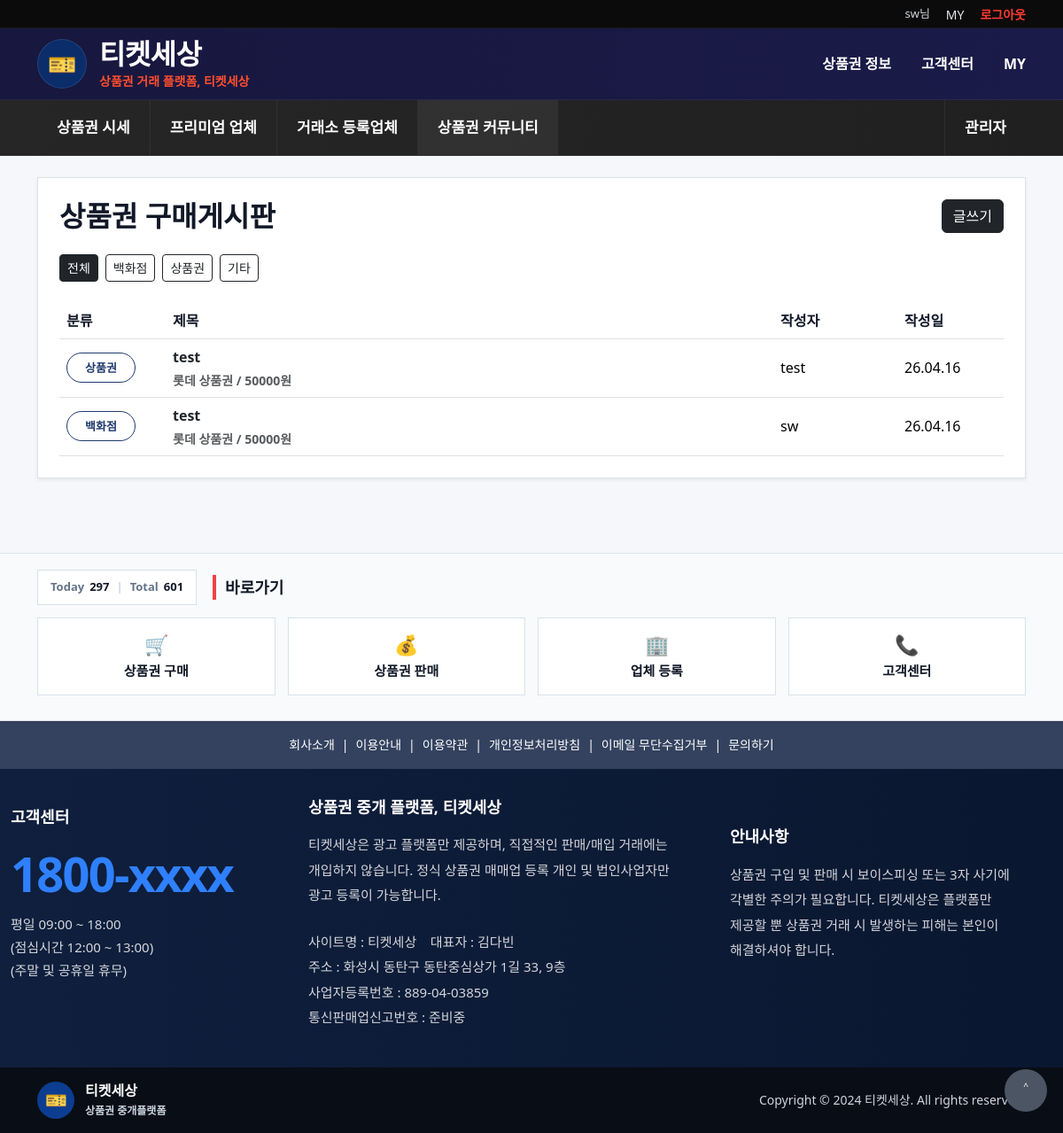
The app's page /board/buy/ (signed in) with its own data.
### leads/models.py (models this page shows, shortened)
class BoardPost(models.Model):
    class BoardType(models.TextChoices):
        BUY = "BUY", "구매게시판"
        SELL = "SELL", "판매게시판"
    class Category(models.TextChoices):
        DEPARTMENT = "department", "백화점"
        GIFT = "gift", "상품권"
        ETC = "etc", "기타"
    board_type = models.CharField(max_length=20, choices=BoardType.choices)
    category = models.CharField(
        max_length=20,
        choices=Category.choices,
        default=Category.ETC
    )
    title = models.CharField(max_length=200)
    content = models.TextField(blank=True)
    giftcard_type = models.CharField("상품권 종류", max_length=100, blank=True)
    face_value = models.IntegerField("상품권 금액", default=0)
    price = models.IntegerField("희망가격", default=0)
    available_date = models.DateField("거래 가능일", null=True, blank=True)
    image = models.ImageField(upload_to="board/", blank=True, null=True)
    author = models.ForeignKey(
        settings.AUTH_USER_MODEL,
        on_delete=models.SET_NULL,
        null=True,
        blank=True,
        related_name="board_posts"
    )
    is_active = models.BooleanField(default=True)
    created_at = models.DateTimeField(auto_now_add=True)

### leads/views.py (the view)
# urls.py: path("board/buy/", views.buy_board_page, name="buy_board_page"),
def buy_board_page(request):
    category = request.GET.get("category", "").strip()
    posts = BoardPost.objects.filter(
        board_type=BoardPost.BoardType.BUY,
        is_active=True
    )
    if category:
        posts = posts.filter(category=category)
    posts = posts.order_by("-created_at")
    return render(request, "site/board_list.html", {
        "posts": posts,
        "page_title": "상품권 구매게시판",
        "active_nav": "community",
        "board_type": "buy",
        "category": category,
        "category_choices": BoardPost.Category.choices,
    })

### leads/context_processors.py (called while the page is built)
def side_company_box(request):
    if not request.user.is_authenticated:
        return {
            "side_favorites": [],
            "side_recent_companies": [],
        }
    favorites = (
        FavoriteCompany.objects
        .filter(user=request.user)
        .select_related("company")
        .order_by("-created_at")[:5]
    )
    recent = (
        RecentView.objects
        .filter(user=request.user)
        .select_related("company")
        .order_by("-viewed_at")[:5]
    )
    return {
        "side_favorites": favorites,
        "side_recent_companies": recent,
    }

def visitor_count(request):
    today = timezone.now().date()
    today_obj = VisitorCount.objects.filter(date=today).first()
    today_count = today_obj.count if today_obj else 0
    total_count = VisitorCount.objects.aggregate(total=Sum("count"))["total"] or 0
    return{
        'today_visitors':today_count,
        'total_visitors':total_count,
    }

### templates/site/board_list.html (shortened to what this page needs)
{% extends "site/base_site.html" %}
{% block content %}
<section class="py-4">
  <div class="container">
    <div class="bg-white border rounded-4 p-4 shadow-sm">
      <div class="d-flex justify-content-between align-items-center mb-4 flex-wrap gap-2">
        <h2 class="fw-bold mb-0">{{ page_title }}</h2>
        {% if request.user.is_authenticated %}
          {% if board_type == "buy" %}
            <a href="{% url 'board_write' 'buy' %}" class="btn btn-dark">글쓰기</a>
          {% elif board_type == "sell" %}
            <a href="{% url 'board_write' 'sell' %}" class="btn btn-dark">글쓰기</a>
          {% endif %}
        {% else %}
          <a href="{% url 'user_login' %}" class="btn btn-outline-dark">로그인 후 글쓰기</a>
        {% endif %}
      </div>
      <div class="mb-4 d-flex gap-2 flex-wrap">
        {% if board_type == "buy" %}
          <a href="{% url 'buy_board_page' %}" class="btn btn-sm {% if not category %}btn-dark{% else %}btn-outline-dark{% endif %}">전체</a>
          {% for value, label in category_choices %}
            <a href="{% url 'buy_board_page' %}?category={{ value }}"
               class="btn btn-sm {% if category == value %}btn-dark{% else %}btn-outline-dark{% endif %}">
              {{ label }}
            </a>
          {% endfor %}
        {% endif %}
      </div>
      {% if posts %}
      <div class="table-responsive">
        <table class="table align-middle board-table mb-0">
          <thead>
            <tr>
              <th style="width:120px;">분류</th>
              <th>제목</th>
              <th style="width:140px;">작성자</th>
              <th style="width:120px;">작성일</th>
            </tr>
          </thead>
          <tbody>
            {% for post in posts %}
            <tr>
              <td>
                <span class="board-category-pill">
                  {{ post.get_category_display }}
                </span>
              </td>
              <td class="fw-semibold">
                <a href="{% url 'board_detail' board_type post.id %}" class="text-decoration-none text-dark">
                  {{ post.title }}
                </a>
                {% if board_type == "buy" or board_type == "sell" %}
                <div class="small text-muted mt-1">
                  {{ post.giftcard_type|default:"상품권 종류 미입력" }}
                  {% if post.price %}
                    / {{ post.price }}원
                  {% endif %}
                </div>
                {% endif %}
              </td>
              <td>{{ post.author.username|default:"익명" }}</td>
              <td>{{ post.created_at|date:"y.m.d" }}</td>
            </tr>
            {% endfor %}
          </tbody>
        </table>
      </div>
      {% else %}
      <div class="text-muted">등록된 게시글이 없습니다.</div>
      {% endif %}
    </div>
  </div>
</section>
{% endblock %}

### templates/site/base_site.html (shortened to what this page needs)
{% load static %}
<!doctype html>
<html lang="ko">
<head>
  <link href="https://cdn.jsdelivr.net/npm/bootstrap@5.3.3/dist/css/bootstrap.min.css" rel="stylesheet">
  <link href="{% static 'css/site.css' %}" rel="stylesheet">
</head>
<body>
<div class="top-util-bar">
  <div class="container d-flex justify-content-end align-items-center">
    {% if request.user.is_authenticated %}
      <span class="top-util-text">{{ request.user.username }}님</span>
      <a href="{% url 'mypage' %}" class="top-util-link">MY</a>
      <a href="{% url 'user_logout' %}" class="top-util-link accent">로그아웃</a>
    {% else %}
      <span class="top-util-text">로그인이 필요합니다.</span>
      <a href="{% url 'user_login' %}" class="top-util-link accent">로그인</a>
      <a href="{% url 'signup' %}" class="top-util-link">회원가입</a>
    {% endif %}
  </div>
</div>
<header class="brand-header">
  <div class="container brand-header-inner">
    <a href="{% url 'site_index' %}" class="brand-logo-wrap">
      <div class="brand-logo-circle">🎫</div>
      <div class="brand-logo-text">
        <div class="brand-name">티켓세상</div>
        <div class="brand-sub">상품권 거래 플랫폼, 티켓세상</div>
      </div>
    </a>
    <nav class="brand-top-links">
      <a href="{% url 'prices_page' %}">상품권 정보</a>
      <a href="{% url 'customer_page' %}">고객센터</a>
      {% if request.user.is_authenticated %}
        <a href="{% url 'mypage' %}">MY</a>
      {% else %}
        <a href="{% url 'user_login' %}">MY</a>
      {% endif %}
    </nav>
  </div>
</header>
<nav class="main-category-bar" id="mobileMainMenu">
  <div class="container">
    <ul class="main-category-list">
      <li>
        <a class="{% if active_nav == 'prices' %}active{% endif %}" href="{% url 'prices_page' %}">
          상품권 시세
        </a>
      </li>
      <li>
        <a class="{% if active_nav == 'shopping' %}active{% endif %}" href="{% url 'shopping_page' %}">
          프리미엄 업체
        </a>
      </li>
      <li>
        <a class="{% if active_nav == 'companies' %}active{% endif %}" href="{% url 'companies_page' %}">
          거래소 등록업체
        </a>
      </li>
      <li class="main-category-item has-submenu">
        <a class="{% if active_nav == 'community' %}active{% endif %}" href="{% url 'community_page' %}">
          상품권 커뮤니티
        </a>
      </li>
      {% if request.user.is_authenticated and request.user.is_staff %}
      <li class="ms-auto">
        <a href="{% url 'adm_dashboard' %}">관리자</a>
      </li>
      {% endif %}
    </ul>
  </div>
</nav>
{% block content %}{% endblock %}
<footer class="ts-footer">
  <div class="ts-shortcut-section">
    <div class="container">
      <div class="ts-shortcut-header">
        <div class="visitor-counter-box">
          <span class="visitor-label">Today</span>
          <span class="visitor-value">{{ today_visitors }}</span>
          <span class="visitor-divider">|</span>
          <span class="visitor-label">Total</span>
          <span class="visitor-value">{{ total_visitors }}</span>
        </div>
        <div class="ts-shortcut-title">
          <span class="bar"></span>
          <h3>바로가기</h3>
        </div>
      </div>
      <div class="shortcut-grid">
        <a href="{% url 'buy_board_page' %}" class="shortcut-item">
          <span class="icon">🛒</span>
          <span class="label">상품권 구매</span>
        </a>
        <a href="{% url 'sell_board_page' %}" class="shortcut-item">
          <span class="icon">💰</span>
          <span class="label">상품권 판매</span>
        </a>
        <a href="{% url 'companies_page' %}" class="shortcut-item">
          <span class="icon">🏢</span>
          <span class="label">업체 등록</span>
        </a>
        <a href="{% url 'customer_page' %}" class="shortcut-item">
          <span class="icon">📞</span>
          <span class="label">고객센터</span>
        </a>
      </div>
    </div>
  </div>
  <div class="ts-footer-links">
    <div class="container">
      <a href="#">회사소개</a>
      <span>|</span>
      <a href="#">이용안내</a>
      <span>|</span>
      <a href="#">이용약관</a>
      <span>|</span>
      <a href="#">개인정보처리방침</a>
      <span>|</span>
      <a href="#">이메일 무단수집거부</a>
      <span>|</span>
      <a href="#">문의하기</a>
    </div>
  </div>
  <div class="ts-footer-main">
    <div class="container ts-footer-main-inner">
      <div class="ts-footer-col customer">
        <h3>고객센터</h3>
        <div class="phone">1800-xxxx</div>
        <p>
          평일 09:00 ~ 18:00<br>
          (점심시간 12:00 ~ 13:00)<br>
          (주말 및 공휴일 휴무)
        </p>
      </div>
      <div class="ts-footer-col company">
        <h3>상품권 중개 플랫폼, 티켓세상</h3>
        <p>
          티켓세상은 광고 플랫폼만 제공하며, 직접적인 판매/매입 거래에는 개입하지 않습니다.
          정식 상품권 매매업 등록 개인 및 법인사업자만 광고 등록이 가능합니다.
        </p>
        <p class="meta">
          사이트명 : 티켓세상 &nbsp;&nbsp; 대표자 : 김다빈<br>
          주소 : 화성시 동탄구 동탄중심상가 1길 33, 9층<br>
          사업자등록번호 : 889-04-03859<br>
          통신판매업신고번호 : 준비중
        </p>
      </div>
      <div class="ts-footer-col notice">
        <h3>안내사항</h3>
        <p>
          상품권 구입 및 판매 시 보이스피싱 또는 3자 사기에 각별한 주의가 필요합니다.
          티켓세상은 플랫폼만 제공할 뿐 상품권 거래 시 발생하는 피해는 본인이 해결하셔야 합니다.
        </p>
      </div>
    </div>
  </div>
  <div class="ts-footer-bottom">
    <div class="container ts-footer-bottom-inner">
      <a href="{% url 'site_index' %}" class="ts-footer-brand">
        <div class="ts-footer-brand-icon">🎫</div>
        <div class="ts-footer-brand-text">
          <strong>티켓세상</strong>
          <span>상품권 중개플랫폼</span>
        </div>
      </a>
      <div class="ts-footer-copy">
        Copyright © 2024 티켓세상. All rights reserved.
      </div>
    </div>
  </div>
  <div class="ts-floating-wrap">
    <button type="button" class="ts-floating-top" onclick="window.scrollTo({top:0, behavior:'smooth'});">
      ˄
    </button>
  </div>
</footer>
</body>
</html>

### records on screen
BoardPost: category "상품권", title "test", giftcard_type "롯데 상품권", price "50000", author.username "test", created_at "26.04.16"
BoardPost: category "백화점", title "test", giftcard_type "롯데 상품권", price "50000", author.username "sw", created_at "26.04.16"

### other values on screen
{{ request.user.username }} "sw"
{{ page_title }} "상품권 구매게시판"
{{ label }} "백화점" "상품권" "기타"
{{ today_visitors }} "297"
{{ total_visitors }} "601"
